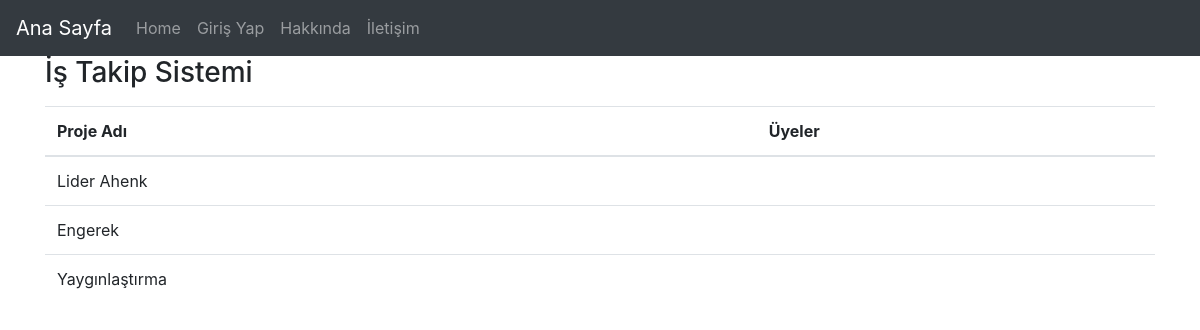
The app's page /follow/project/ with its own data.
### follow/models.py (models this page shows, shortened)
class Project(models.Model):
    project_name = models.CharField(max_length=50, verbose_name="Proje Adı")
    members = models.ManyToManyField(User, null=True, verbose_name="Üyeler", default=None)

### follow/views.py (the view)
# urls.py: path('project/', project_index, name="project"),
def project_index(request):
    projects = Project.objects.all()
    return render(request, 'follow/project.html', {'projects': projects})

### templates/follow/project.html
{% extends 'base.html' %}
{% block body %}
<div class="container">
  <table class="table">
    <thead>
      <tr>
        <th>Proje Adı</th>
        <th>Üyeler</th>
      </tr>
  </thead>
    <tbody>
    {% for project in projects %}
         <tr>
        <td>{{ project.project_name }}</td>
        <td>{{ job.members }}</td>
         </tr>
    {% endfor %}
    </tbody>
  </table>
</div>
{% endblock %}

### records on screen
Project: project_name "Lider Ahenk"
Project: project_name "Engerek"
Project: project_name "Yaygınlaştırma"
